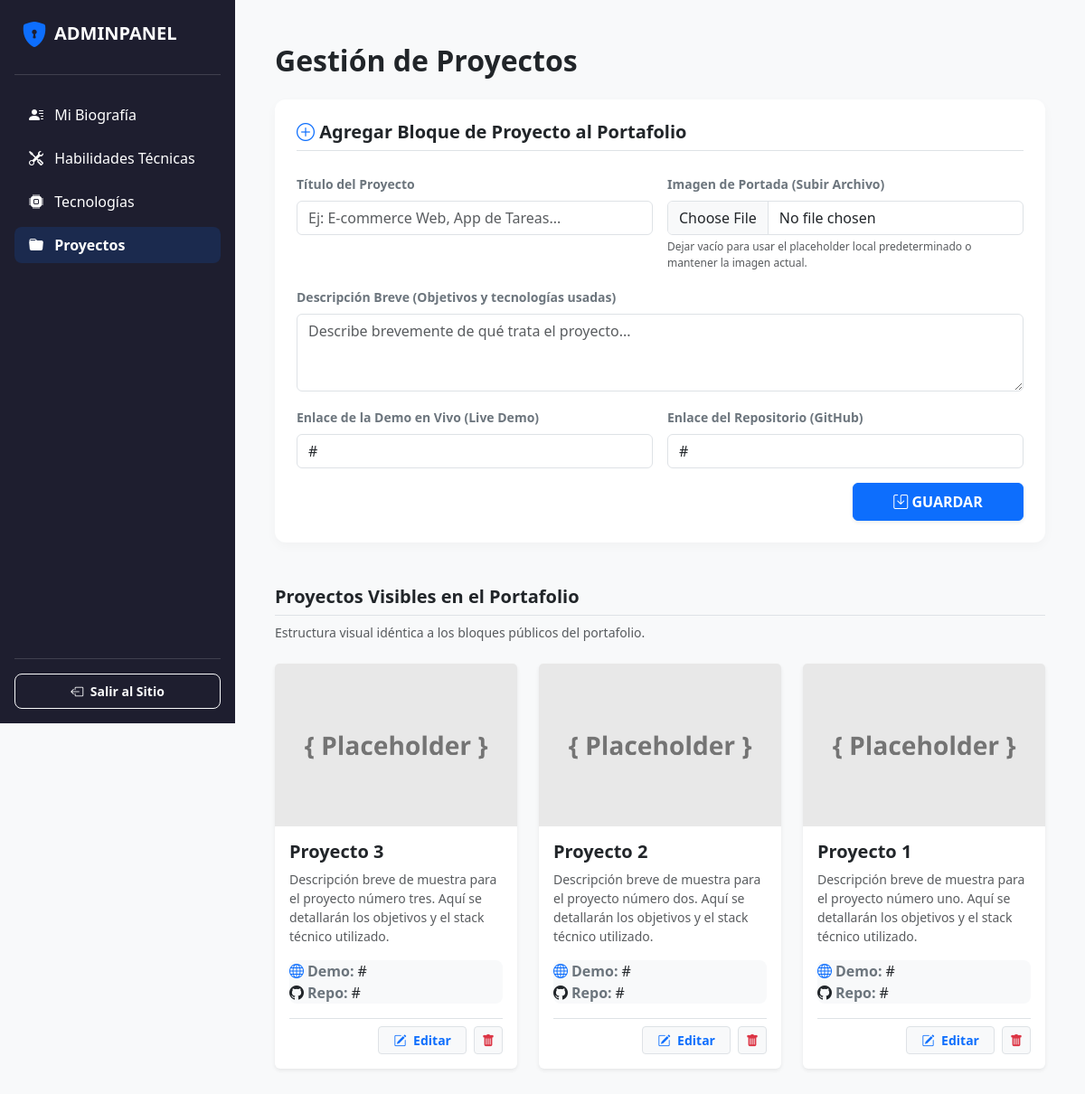
Screenshot of /dashboard_proyectos.php with the database file from the repository.
### tables this page shows
CREATE TABLE proyectos (
  id INT AUTO_INCREMENT NOT NULL,
  titulo VARCHAR(200) NOT NULL,
  descripcion TEXT NOT NULL,
  url_demo VARCHAR(255) DEFAULT '#',
  url_github VARCHAR(255) DEFAULT '#',
  imagen VARCHAR(255) DEFAULT 'assets/img/placeholder.png',
  PRIMARY KEY (id)
);

### dashboard_proyectos.php (the view, shortened to what this page needs)
<?php
require_once 'db_config.php';
$proj_a_editar = null;
$proyectos_existentes = [];
$sql_select = "SELECT * FROM proyectos ORDER BY id DESC";
$res_proj = $conn->query($sql_select);
if ($res_proj) {
    while ($row = $res_proj->fetch_assoc()) {
        $proyectos_existentes[] = $row;
    }
}
?>
<!DOCTYPE html>
<html lang="es">
<head>
    <link href="https://cdn.jsdelivr.net/npm/bootstrap@5.3.8/dist/css/bootstrap.min.css" rel="stylesheet">
    <link rel="stylesheet" href="https://cdn.jsdelivr.net/npm/bootstrap-icons@1.11.3/font/bootstrap-icons.min.css">
    <link rel="stylesheet" href="assets/css/style.css">
</head>
<body class="admin-panel">
    <aside class="admin-sidebar d-none d-lg-flex flex-column justify-content-between text-white p-3">
        <div>
            <div class="d-flex align-items-center gap-2 mb-4 px-2">
                <i class="bi bi-shield-lock-fill text-primary fs-3"></i>
                <span class="fs-5 fw-bold text-uppercase tracking-wider">AdminPanel</span>
            </div>
            <hr class="opacity-20 mb-4">
            <ul class="nav nav-pills flex-column gap-2">
                <li class="nav-item">
                    <a href="dashboard_admin.php" class="nav-link text-white rounded-3 py-2.5">
                        <i class="bi bi-person-lines-fill me-2"></i> Mi Biografía
                    </a>
                </li>
                <li class="nav-item">
                    <a href="dashboard_habilidades.php" class="nav-link text-white rounded-3 py-2.5">
                        <i class="bi bi-tools me-2"></i> Habilidades Técnicas
                    </a>
                </li>
                <li class="nav-item">
                    <a href="dashboard_tecnologias.php" class="nav-link text-white rounded-3 py-2.5">
                        <i class="bi bi-cpu-fill me-2"></i> Tecnologías
                    </a>
                </li>
                <li class="nav-item">
                    <a href="dashboard_proyectos.php" class="nav-link text-white active-admin rounded-3 py-2.5">
                        <i class="bi bi-folder-fill me-2"></i> Proyectos
                    </a>
                </li>
            </ul>
        </div>
        <div>
            <hr class="opacity-20 mb-3">
            <a href="index.php" class="btn btn-outline-light w-100 btn-sm py-2 rounded-3 fw-bold">
                <i class="bi bi-box-arrow-left me-1"></i> Salir al Sitio
            </a>
        </div>
    </aside>
    <main class="admin-main-content">
        <div class="container-fluid admin-max-container">
            <div class="d-flex justify-content-between align-items-center mb-4">
                <h1 class="fw-bold text-dark h2 m-0">Gestión de Proyectos</h1>
            </div>
            <div class="card admin-card p-4 mb-5">
                <h3 class="fw-bold text-dark mb-4 fs-5 border-bottom pb-2">
                    <?= $proj_a_editar ? '<i class="bi bi-pencil-square text-primary"></i> Editar Información del Proyecto' : '<i class="bi bi-plus-circle text-primary"></i> Agregar Bloque de Proyecto al Portafolio' ?>
                </h3>
                <form action="dashboard_proyectos.php" method="POST" enctype="multipart/form-data">
                    <div class="row g-3">
                        <div class="col-md-6">
                            <label for="titulo" class="form-label small fw-bold text-secondary">Título del Proyecto</label>
                            <input type="text" class="form-control" id="titulo" name="titulo" placeholder="Ej: E-commerce Web, App de Tareas..."
                                   value="<?= $proj_a_editar ? htmlspecialchars($proj_a_editar['titulo']) : '' ?>" required>
                        </div>
                        <div class="col-md-6">
                            <label for="imagen_file" class="form-label small fw-bold text-secondary">Imagen de Portada (Subir Archivo)</label>
                            <input type="file" class="form-control" id="imagen_file" name="imagen_file" accept="image/*">
                            <div class="form-text text-muted mb-0" style="font-size: 0.75rem;">
                                Dejar vacío para usar el placeholder local predeterminado o mantener la imagen actual.
                            </div>
                        </div>
                        <div class="col-12">
                            <label for="descripcion" class="form-label small fw-bold text-secondary">Descripción Breve (Objetivos y tecnologías usadas)</label>
                            <textarea class="form-control" id="descripcion" name="descripcion" rows="3" placeholder="Describe brevemente de qué trata el proyecto..." required></textarea>
                        </div>
                        <div class="col-md-6">
                            <label for="url_demo" class="form-label small fw-bold text-secondary">Enlace de la Demo en Vivo (Live Demo)</label>
                            <input type="text" class="form-control" id="url_demo" name="url_demo" placeholder="Ej: https://demo.com o #"
                                   value="<?= $proj_a_editar ? htmlspecialchars($proj_a_editar['url_demo']) : '#' ?>">
                        </div>
                        <div class="col-md-6">
                            <label for="url_github" class="form-label small fw-bold text-secondary">Enlace del Repositorio (GitHub)</label>
                            <input type="text" class="form-control" id="url_github" name="url_github" placeholder="Ej: https://github.com/usuario/repo o #"
                                   value="<?= $proj_a_editar ? htmlspecialchars($proj_a_editar['url_github']) : '#' ?>">
                        </div>
                        <div class="col-md-3 ms-auto">
                            <div class="d-flex gap-2">
                                <button type="submit" name="btn_guardar_proyecto" class="btn btn-primary w-100 fw-bold py-2 shadow-sm small text-uppercase">
                                    <i class="bi bi-save"></i> <?= $proj_a_editar ? 'Actualizar' : 'Guardar' ?>
                                </button>
                            </div>
                        </div>
                    </div>
                </form>
            </div>
            <div class="mb-5">
                <h3 class="fw-bold text-dark mb-2 fs-5 border-bottom pb-2">Proyectos Visibles en el Portafolio</h3>
                <p class="text-muted small mb-4">Estructura visual idéntica a los bloques públicos del portafolio.</p>
                <div class="row row-cols-1 row-cols-md-2 row-cols-xl-3 g-4">
                    <?php foreach ($proyectos_existentes as $proj): ?>
                        <div class="col">
                            <div class="card h-100 project-card-view border-0 shadow-sm">
                                <?php
                                    $img_src = (!empty($proj['imagen'])) ? $proj['imagen'] : 'assets/img/placeholder.png';
                                ?>
                                <img src="<?= htmlspecialchars($img_src) ?>" class="card-img-top object-cover" alt="Portada de <?= htmlspecialchars($proj['titulo']) ?>" style="height: 180px; object-fit: cover;">
                                <div class="card-body d-flex flex-column p-3.5">
                                    <h5 class="fw-bold text-dark mb-2"><?= htmlspecialchars($proj['titulo']) ?></h5>
                                    <p class="text-muted small card-text flex-grow-1 mb-3">
                                        <?= htmlspecialchars($proj['descripcion']) ?>
                                    </p>
                                    <div class="bg-light rounded-3 p-2.5 mb-3 extra-small text-secondary">
                                        <div class="d-flex align-items-center mb-1.5 text-truncate">
                                            <i class="bi bi-globe me-1 text-primary"></i> <strong>Demo:</strong> <span class="ms-1 text-dark"><?= htmlspecialchars($proj['url_demo']) ?></span>
                                        </div>
                                        <div class="d-flex align-items-center text-truncate">
                                            <i class="bi bi-github me-1 text-dark"></i> <strong>Repo:</strong> <span class="ms-1 text-dark"><?= htmlspecialchars($proj['url_github']) ?></span>
                                        </div>
                                    </div>
                                    <div class="d-flex gap-2 mt-auto pt-2 border-top justify-content-end">
                                        <a href="dashboard_proyectos.php?editar_id=<?= $proj['id'] ?>" class="btn btn-light btn-sm border text-primary px-3 fw-bold" title="Editar">
                                            <i class="bi bi-pencil-square me-1"></i> Editar
                                        </a>
                                        <a href="dashboard_proyectos.php?eliminar_id=<?= $proj['id'] ?>" class="btn btn-light btn-sm border text-danger px-2"
                                           onclick="return confirm('¿Estás completamente seguro de que deseas remover permanentemente este bloque de proyecto?')" title="Eliminar">
                                            <i class="bi bi-trash-fill"></i>
                                        </a>
                                    </div>
                                </div>
                            </div>
                        </div>
                    <?php endforeach; ?>
                </div>
            </div>
        </div>
    </main>
</body>
</html>

### assets/css/style.css (style rules this page uses)
html, body { width: 100%; margin: 0; padding: 0; }
header, main, footer { overflow-x: hidden; }
.admin-panel { background-color: #f8f9fa; overflow-x: hidden; }
.admin-panel .admin-main-content { margin-left: 0; padding: 2rem 1rem; min-height: 100vh; }
@media (min-width: 992px) { .admin-panel .admin-sidebar { width: 260px; height: 100vh; position: fixed; top: 0; left: 0; background-color: #1e1e2f; z-index: 100; padding: 1.5rem; } }
@media (min-width: 992px) { .admin-panel .admin-main-content { margin-left: 260px; padding: 3rem 2rem; } }
.admin-panel .admin-max-container { max-width: 900px; }
.admin-panel .admin-card { border: none; border-radius: 12px; box-shadow: 0 4px 12px rgba(0, 0, 0, 0.03); background-color: #ffffff; }
.admin-panel .nav-link.active-admin { background-color: rgba(13, 110, 253, 0.15); color: #0d6efd; font-weight: 600; }
.admin-panel hr.opacity-20 { opacity: 0.15; border-color: #ffffff; }

### rows the page displays
proyectos: imagen (placeholder picture), titulo "Proyecto 3", descripcion "Descripción breve de muestra para el proyecto número tres. Aquí se detallarán los objetivos y el stack técnico utilizado.", url_demo "#", url_github "#"
proyectos: imagen (placeholder picture), titulo "Proyecto 2", descripcion "Descripción breve de muestra para el proyecto número dos. Aquí se detallarán los objetivos y el stack técnico utilizado.", url_demo "#", url_github "#"
proyectos: imagen (placeholder picture), titulo "Proyecto 1", descripcion "Descripción breve de muestra para el proyecto número uno. Aquí se detallarán los objetivos y el stack técnico utilizado.", url_demo "#", url_github "#"
